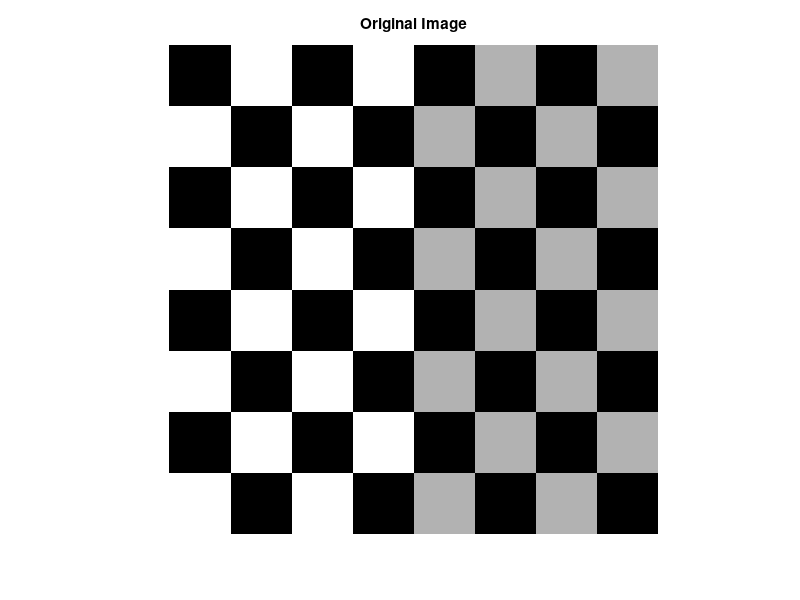

Write the MATLAB code that produced this figure. (Note: this script raises an error after producing the figure.)
% Lucy Filter Implementation

function Lucy_filter()      

close all;
clc;

% Read the image
img = checkerboard(8);
figure; imshow(img); title('Original Image');

% Create the PSF with Gaussian filter parameter
PSF = fspecial('gaussian',7,10);

prompt = 'Enter the mean of the noise :';
noise_mean = input(prompt);

prompt = 'Enter the noise variance:';
noise_var = input(prompt);

% Creating Blurred Noisy Image by adding Gaussian noise
BlurredNoisy = imnoise(imfilter(img,PSF),'gaussian',noise_mean,noise_var);

% Creating Weight parameter to assign weight to each pixel to reflect its
% quality
WT = zeros(size(img));
WT(5:end-4,5:end-4) = 1;

% Deblurring by specifying PSF Alone
J1 = deconvlucy(BlurredNoisy,PSF);

% Deblurring by specifying PSF, Iterations and Damping parameter
J2 = deconvlucy(BlurredNoisy,PSF,20,sqrt(noise_var));

% Deblurring by specifying PSF, Iterations, Damping parameter and Weight
% Matrix
J3 = deconvlucy(BlurredNoisy,PSF,20,sqrt(noise_var),WT);

figure; subplot(2,2,1);imshow(BlurredNoisy); title('Blurred and Noisy Image');
subplot(2,2,2); imshow(J1); title('Deblurring with PSF alone');
subplot(2,2,3); imshow(J2); title('Deblurring with PSF,NI,DP');
subplot(2,2,4); imshow(J3); title('Deblurring with PSF,NI,DP,WT');

end